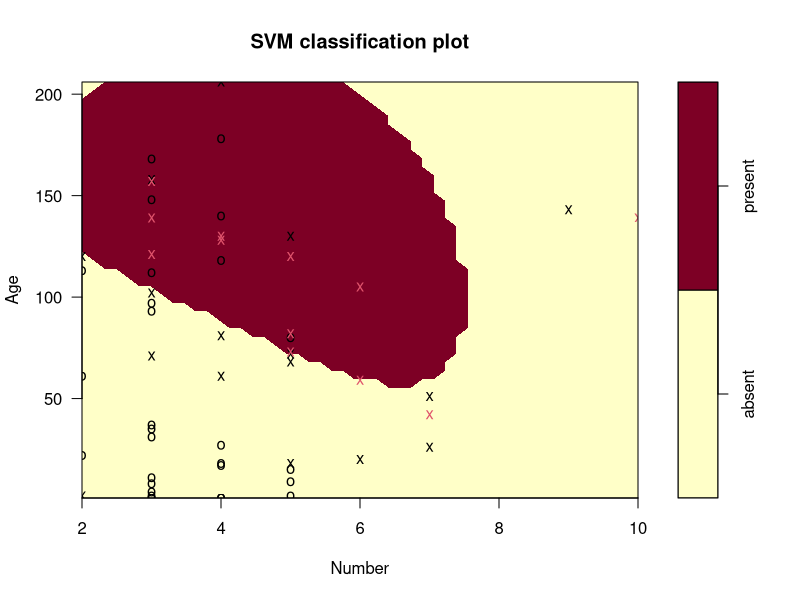
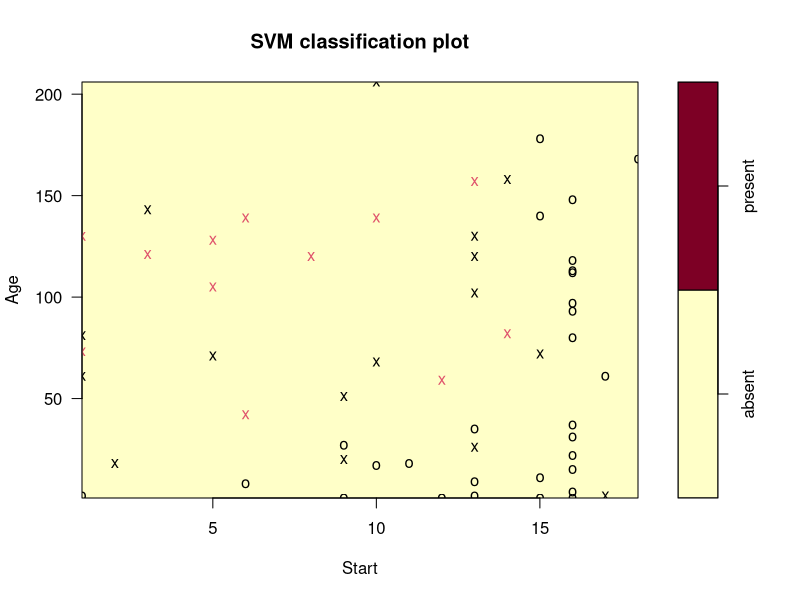
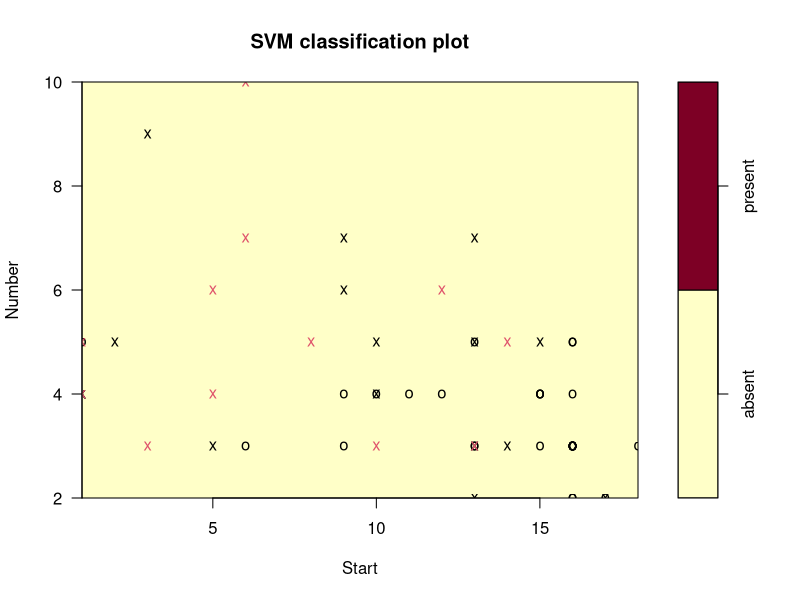

Generate these figures, in order, with R:
library(rpart)
data("kyphosis", package = "rpart")

library(caret)

set.seed(1992)
intrain<-createDataPartition(y=kyphosis$Kyphosis,p=0.7,list=FALSE)

training <- kyphosis[intrain,]
validation <- kyphosis[-intrain, ]

library(e1071)
fit.svm <- svm(Kyphosis~., type="C",data=training, kernel="radial")
svm.pred <- predict(fit.svm, newdata=validation)
svm.perf <- table(svm.pred, validation$Kyphosis, dnn=c("Predicted","Actual"))
confusionMatrix(svm.perf) 

plot(fit.svm, training, Age~Number)
plot(fit.svm, training, Age~Start)
plot(fit.svm, training, Number~Start)

tune.out <- tune(svm,Kyphosis~.,data = training, kernel="radial",
                 ranges=list(gamma=c(0.001,0.002,0.005,0.007,0.008,0.01,0.1,1,2,3,4),
                             cost=c(0.001,0.002,0.005,0.007,0.008,0.01,0.1,1,2,3,4)))

summary(tune.out)

tune.out$best.model

svm.pred <- predict(tune.out$best.model, newdata=validation)
svm.perf <- table(svm.pred, validation$Kyphosis, dnn=c("Predicted","Actual"))
confusionMatrix(svm.perf) 
